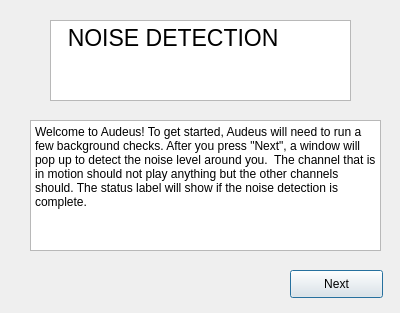
<?xml version="1.0" encoding="UTF-8"?>
<ui version="4.0">
 <class>GettingStarted</class>
 <widget class="QDialog" name="GettingStarted">
  <property name="geometry">
   <rect>
    <x>0</x>
    <y>0</y>
    <width>400</width>
    <height>313</height>
   </rect>
  </property>
  <property name="windowTitle">
   <string>Dialog</string>
  </property>
  <widget class="QPlainTextEdit" name="plainTextEdit">
   <property name="geometry">
    <rect>
     <x>30</x>
     <y>120</y>
     <width>351</width>
     <height>131</height>
    </rect>
   </property>
   <property name="plainText">
    <string>Welcome to Audeus! To get started, Audeus will need to run a few background checks. After you press &quot;Next&quot;, a window will pop up to detect the noise level around you.  The channel that is in motion should not play anything but the other channels should. The status label will show if the noise detection is complete.
</string>
   </property>
  </widget>
  <widget class="QPlainTextEdit" name="plainTextEdit_2">
   <property name="geometry">
    <rect>
     <x>50</x>
     <y>20</y>
     <width>301</width>
     <height>81</height>
    </rect>
   </property>
   <property name="font">
    <font>
     <pointsize>17</pointsize>
    </font>
   </property>
   <property name="plainText">
    <string>  NOISE DETECTION
</string>
   </property>
  </widget>
  <widget class="QPushButton" name="PBNext">
   <property name="geometry">
    <rect>
     <x>290</x>
     <y>270</y>
     <width>93</width>
     <height>28</height>
    </rect>
   </property>
   <property name="text">
    <string>Next</string>
   </property>
  </widget>
 </widget>
 <resources/>
 <connections/>
</ui>
